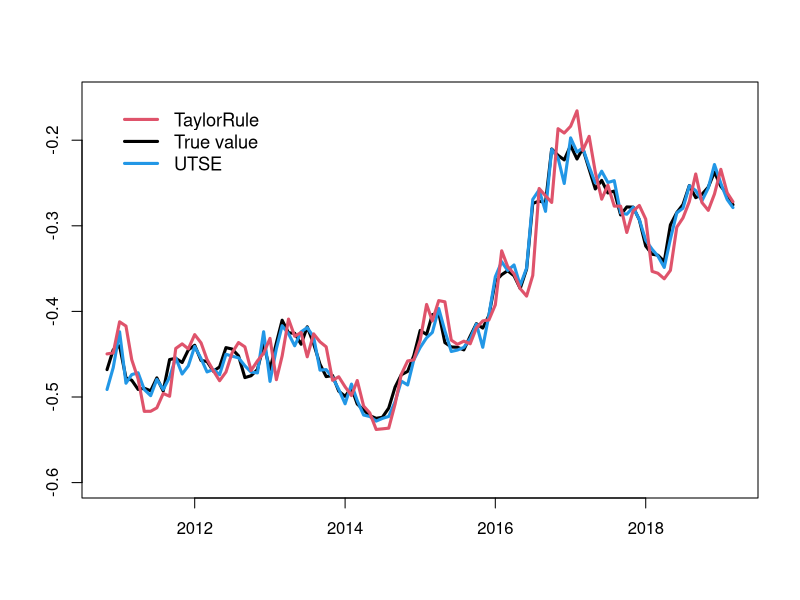
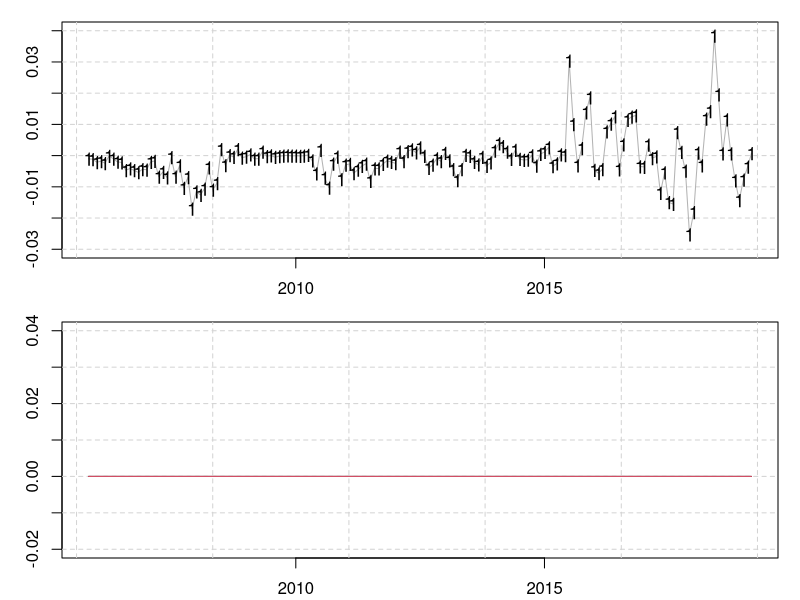
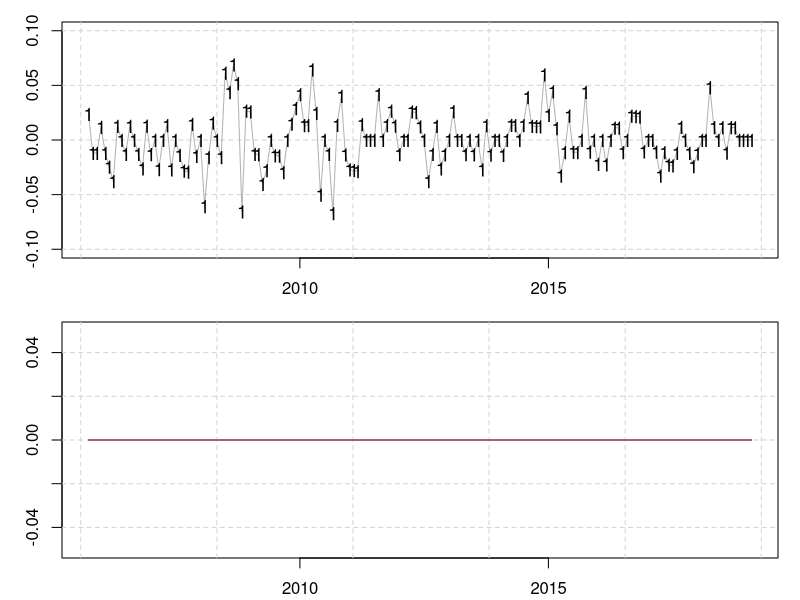

These figures' R source, in order:

setwd("C:/")
# change to your working dir
library(MASS)
rm(list = ls(all = TRUE))
graphics.off()
a = 1
b = 101
Data     = read.csv("British.csv")
True     = Data[a:b, 2]
FTSE     = Data[a:b, 3]
FNTaylor = Data[a:b, 4]
FLTaylor = Data[a:b, 5]
FPPP     = Data[a:b, 6]
Random   = Data[a:b, 7]
k        = 1:(length(True)) 
Time     = as.Date(Data[, 1][k])
plot(Time, True[k], type="n", ylab="", ylim=c(-0.6,-0.15), xlab="")
lines(Time, True[k], col='black', lwd = 3)
lines(Time, FTSE[k], col= 4 , lwd  =3)
lines(Time, FLTaylor[k], col=2, lwd = 3)
legend(Time[3],-0.15, c("TaylorRule","True value", "UTSE"),lty=c(1,1,1), lwd =c(3,3,3), pch=c('','',''), col=c(2,1,4), cex=1.1, bty='n')
#MAE
e1           = True-FTSE
e2           = True-Random
e3           = True-FNTaylor
e4           = True-FLTaylor
e5           = True-FPPP
RMSEFTSE     = sqrt(mean(e1^2))
RMSERandom   = sqrt(mean(e2^2))
RMSEFNTaylor = sqrt(mean(e3^2))
RMSEFLTaylor = sqrt(mean(e4^2))
RMSEFPPP     = sqrt(mean(e5^2))
MAEFTSE      = mean(abs(e1))
MAERandom    = mean(abs(e2))
MAEFNTaylor  = mean(abs(e3))
MAEFLTaylor  = mean(abs(e4))
MAEFPPP      = mean(abs(e5))
A            = c(RMSEFTSE, RMSERandom, RMSEFNTaylor, RMSEFLTaylor, RMSEFPPP)
B            = c(MAEFTSE, MAERandom, MAEFNTaylor, MAEFLTaylor, MAEFPPP)
A
B
write.csv(data.frame(A, B),file="ForecastingResultsEuro.csv", row.names=FALSE)
#DM-test
e1    = True-FTSE
e2    = True-Random
f.1   = abs(e1)-abs(e2)
V.hat = mean((f.1-mean(f.1))^2)
DMW   = mean(f.1)/sqrt(length(e1)^(-1)*V.hat)
DMW



# This is the final one for China
rm(list = ls(all = TRUE))
graphics.off()
YCdata      = read.csv("CUSTest2.csv")
#write.csv(flu, file="flu.csv")
y    = diff(log(as.matrix(YCdata[,2]))); num = length(y); nstate = 4;
M1   = as.matrix(cbind(1,0,0,1))  # obs matrix normal
M2   = as.matrix(cbind(1,0,1,1))  # obs matrix flu epi
prob = matrix(0,num,1); yp = y  # to store pi2(t|t-1) & y(t|t-1)
xfilter = array(0, dim=c(nstate,1,num)) # to store x(t|t)
# Function to Calculate Likelihood
Linn = function(para){
  alpha1 = para[1]; alpha2 = para[2]; beta1 = para[3]
  sQ1 = para[4];  sQ2 = para[5];  like=0
  xf  = matrix(0, nstate, 1)  # x filter
  xp  = matrix(0, nstate, 1)  # x pred
  Pf  = diag(.1, nstate)      # filter cov
  Pp  = diag(.1, nstate)      # pred cov
  pi11 <- .75 -> pi22;  pi12 <- .25 -> pi21; pif1 <- .5; .5 -> pif2
  phi = matrix(0,nstate,nstate)
  phi[1,1] = alpha1; phi[1,2] = alpha2; phi[2,1]=1; phi[3,3]=beta1; phi[4,4]=1
  Ups = as.matrix(rbind(0,0,0,0))
  Q   = matrix(0,nstate,nstate)
  Q[1,1] = sQ1^2; Q[3,3] = sQ2^2; R=0  # R=0 in final model
  # begin filtering #
  for(i in 1:num){
    xp   = phi%*%xf + Ups; Pp = phi%*%Pf%*%t(phi) + Q
    sig1 = as.numeric(M1%*%Pp%*%t(M1) + R)
    sig2 = as.numeric(M2%*%Pp%*%t(M2) + R)
    k1   = Pp%*%t(M1)/sig1; k2 = Pp%*%t(M2)/sig2
    e1   = y[i]-M1%*%xp; e2 = y[i]-M2%*%xp
    pip1 = pif1*pi11 + pif2*pi21; pip2 = pif1*pi12 + pif2*pi22
    den1 = (1/sqrt(sig1))*exp(-.5*e1^2/sig1)
    den2 = (1/sqrt(sig2))*exp(-.5*e2^2/sig2)
    denm = pip1*den1 + pip2*den2
    pif1 = pip1*den1/denm; pif2 = pip2*den2/denm
    pif1 = as.numeric(pif1); pif2 = as.numeric(pif2)
    e1   = as.numeric(e1); e2=as.numeric(e2)
    xf   = xp + pif1*k1*e1 + pif2*k2*e2
    eye  = diag(1, nstate)
    Pf   = pif1*(eye-k1%*%M1)%*%Pp + pif2*(eye-k2%*%M2)%*%Pp
    like = like - log(pip1*den1 + pip2*den2)
    prob[i] = pip2; xfilter[,,i] = xf; innov.sig = c(sig1,sig2)
    yp[i]   = ifelse(pip1 > pip2, M1%*%xp, M2%*%xp)  
  }
  return(like)   
}
# Estimation
alpha1   = .5; alpha2 = -0.2;  beta1= 0.3; sQ1 = .001; sQ2 = .01
init.par = c(alpha1, alpha2, beta1, sQ1, sQ2)
(est = optim(init.par, Linn, NULL, method='BFGS', hessian=TRUE, control=list(trace=1,REPORT=1)))
SE   = sqrt(diag(solve(est$hessian)))
u    = cbind(estimate=est$par, SE)
rownames(u)=c('alpha1','alpha2','beta1','sQ1','sQ2'); u
# Graphics
predepi = ifelse(prob<.5,0,1); k = 5:(length(y)-1) 
#YCtime = as.Date(YCdata[, 1])
Time    = as.Date(YCdata[, 1][k])
regime  = predepi[k]+1
par(mfrow=c(2,1), mar=c(2,3,1,1)+.1)     
plot(Time, y[k], type="n", ylab="", ylim=c(-.03,0.04))
grid(lty=2); lines(Time, y[k],  col=gray(.7))
text(Time, y[k], col=regime, labels=regime, cex=1.1)  
plot(Time, xfilter[1,,k], type="n", ylim=c(-.02,0.04), ylab="", col=1)
grid(lty=2); lines(Time, xfilter[1,,k]) 
lines(Time, xfilter[3,,k], col=2)
A = c(1:length(length(xfilter[3,,k])))
B = xfilter[3,,k]
write.csv(data.frame(A, B),"D:\\sharpriseorfalling.csv", row.names=FALSE)



#######
rm(list = ls(all = TRUE))
graphics.off()
#YCdata      = read.csv("CUSTest2.csv")
YCdata       = read.csv("EuroUSTest.csv")
#write.csv(flu, file="flu.csv")
y =diff(log(as.matrix(YCdata[,2]))); num = length(y); nstate = 3;
M1 = as.matrix(cbind(1,0,0))  # obs matrix normal
M2 = as.matrix(cbind(1,0,1))  # obs matrix flu epi
prob = matrix(0,num,1); yp = y  # to store pi2(t|t-1) & y(t|t-1)
xfilter = array(0, dim=c(nstate,1,num)) # to store x(t|t)
# Function to Calculate Likelihood
Linn = function(para){
  alpha1 = para[1]; alpha2 = para[2]; beta1 = para[3]
  sQ1 = para[4];  sQ2 = para[5];  like=0
  xf  = matrix(0, nstate, 1)  # x filter
  xp  = matrix(0, nstate, 1)  # x pred
  Pf  = diag(.1, nstate)      # filter cov
  Pp  = diag(.1, nstate)      # pred cov
  pi11 <- .75 -> pi22;  pi12 <- .25 -> pi21; pif1 <- .5; .5 -> pif2
  phi = matrix(0,nstate,nstate)
  phi[1,1] = alpha1; phi[1,2] = alpha2; phi[2,1]=1; phi[3,3]=beta1
  Ups = as.matrix(rbind(0,0,0))
  Q   = matrix(0,nstate,nstate)
  Q[1,1] = sQ1^2; Q[3,3] = sQ2^2; R=0  # R=0 in final model
  # begin filtering #
  for(i in 1:num){
    xp   = phi%*%xf + Ups; Pp = phi%*%Pf%*%t(phi) + Q
    sig1 = as.numeric(M1%*%Pp%*%t(M1) + R)
    sig2 = as.numeric(M2%*%Pp%*%t(M2) + R)
    k1   = Pp%*%t(M1)/sig1; k2 = Pp%*%t(M2)/sig2
    e1   = y[i]-M1%*%xp; e2 = y[i]-M2%*%xp
    pip1 = pif1*pi11 + pif2*pi21; pip2 = pif1*pi12 + pif2*pi22
    den1 = (1/sqrt(sig1))*exp(-.5*e1^2/sig1)
    den2 = (1/sqrt(sig2))*exp(-.5*e2^2/sig2)
    denm = pip1*den1 + pip2*den2
    pif1 = pip1*den1/denm; pif2 = pip2*den2/denm
    pif1 = as.numeric(pif1); pif2 = as.numeric(pif2)
    e1   = as.numeric(e1); e2=as.numeric(e2)
    xf   = xp + pif1*k1*e1 + pif2*k2*e2
    eye  = diag(1, nstate)
    Pf   = pif1*(eye-k1%*%M1)%*%Pp + pif2*(eye-k2%*%M2)%*%Pp
    like = like - log(pip1*den1 + pip2*den2)
    prob[i] = pip2; xfilter[,,i] = xf; innov.sig = c(sig1,sig2)
    yp[i] = ifelse(pip1 > pip2, M1%*%xp, M2%*%xp)  
  }
  return(like)   
}
# Estimation
alpha1 = .5; alpha2 = -0.15;  beta1= 0.3; sQ1 = .01; sQ2 = .01
init.par = c(alpha1, alpha2, beta1, sQ1, sQ2)
(est = optim(init.par, Linn, NULL, method='BFGS', hessian=TRUE, control=list(trace=1,REPORT=1)))
SE   = sqrt(diag(solve(est$hessian)))
u    = cbind(estimate=est$par, SE)
rownames(u) = c('alpha1','alpha2','beta1','sQ1','sQ2'); u
# Graphics
predepi = ifelse(prob<.5,0,1); k = 70:(length(y)) 
#YCtime = as.Date(YCdata[, 1])
Time    = as.Date(YCdata[, 1][k])
regime  = predepi[k]+1
par(mfrow=c(2,1), mar=c(2,3,1,1)+.1)     
plot(Time, y[k], type="n", ylab="", ylim=c(-.1,0.1)) #xaxt="n"
grid(lty=2); lines(Time, y[k],  col=gray(.7))
text(Time, y[k], col=regime, labels=regime, cex=1.1)
#axis.Date(1, at = seq(as.Date("2005/1/1"), max(Time)+6, "years"))
plot(Time, xfilter[1,,k], type="n", ylim=c(-.05,0.05), ylab="", col=1)
grid(lty=2); lines(Time, xfilter[1,,k]) 
lines(Time, xfilter[3,,k], col=2)

##############
library(MASS)
library(tseries)
rm(list = ls(all = TRUE))
graphics.off()
Reg = read.csv("sharpriseorfalling.csv")
Reg1 = apply(Reg[, c(-1)], c(1,2), as.numeric)
N    = length(Reg1[,1])
#Reg1 = diff(Reg1)
fit =lm(Reg1[2:(N), 1]~0+Reg1[2:(N), 2]+Reg1[2:(N), 3]+diff(Reg1[1:(N), 4]))
summary(fit)
adf.test(Reg1[1:(N-2), 1], k=1)
adf.test(Reg1[2:(N-1), 2], k=1)
adf.test(Reg1[2:(N-1), 3], k=1)
adf.test(diff(Reg1[1:(N-1), 4]), k=1)

rm(list = ls(all = TRUE))
graphics.off()
Reg  = read.csv("sharpriseorfallingEuroUSTure.csv")
Reg1 = apply(Reg[, c(-1)], c(1,2), as.numeric)
N    = length(Reg1[,1])
Reg1 = diff(Reg1)
fit  = lm(Reg1[2:(N-1), 1]~0+Reg1[2:(N-1), 2]+Reg1[2:(N-1), 3]+(Reg1[2:(N-1), 4]))
#fit.1 = lm(xfilter[3,,k]~xfilter[3,,k])
summary(fit)
adf.test(Reg1[1:(N-2), 1], k=1)
adf.test(Reg1[2:(N-1), 2], k=1)
adf.test(Reg1[2:(N-1), 3], k=1)
adf.test(Reg1[2:(N-1), 4], k=1)

